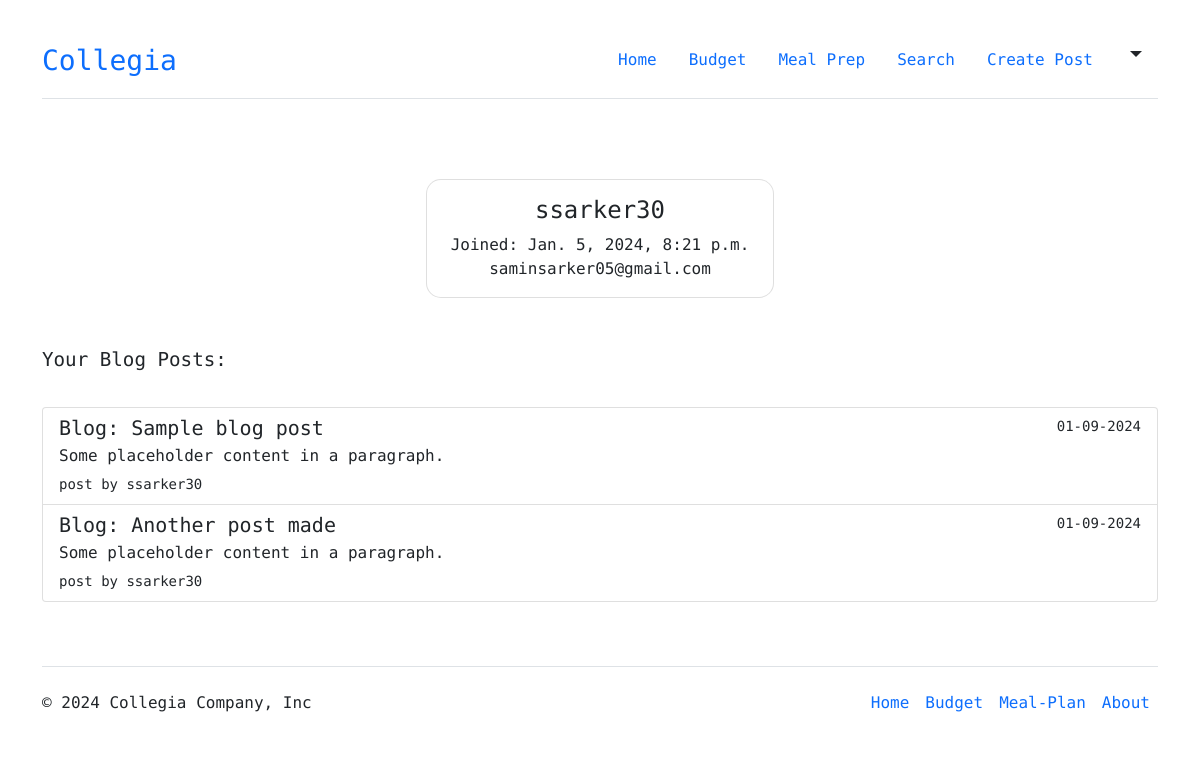
The app's page /profile/ (signed in), older data.
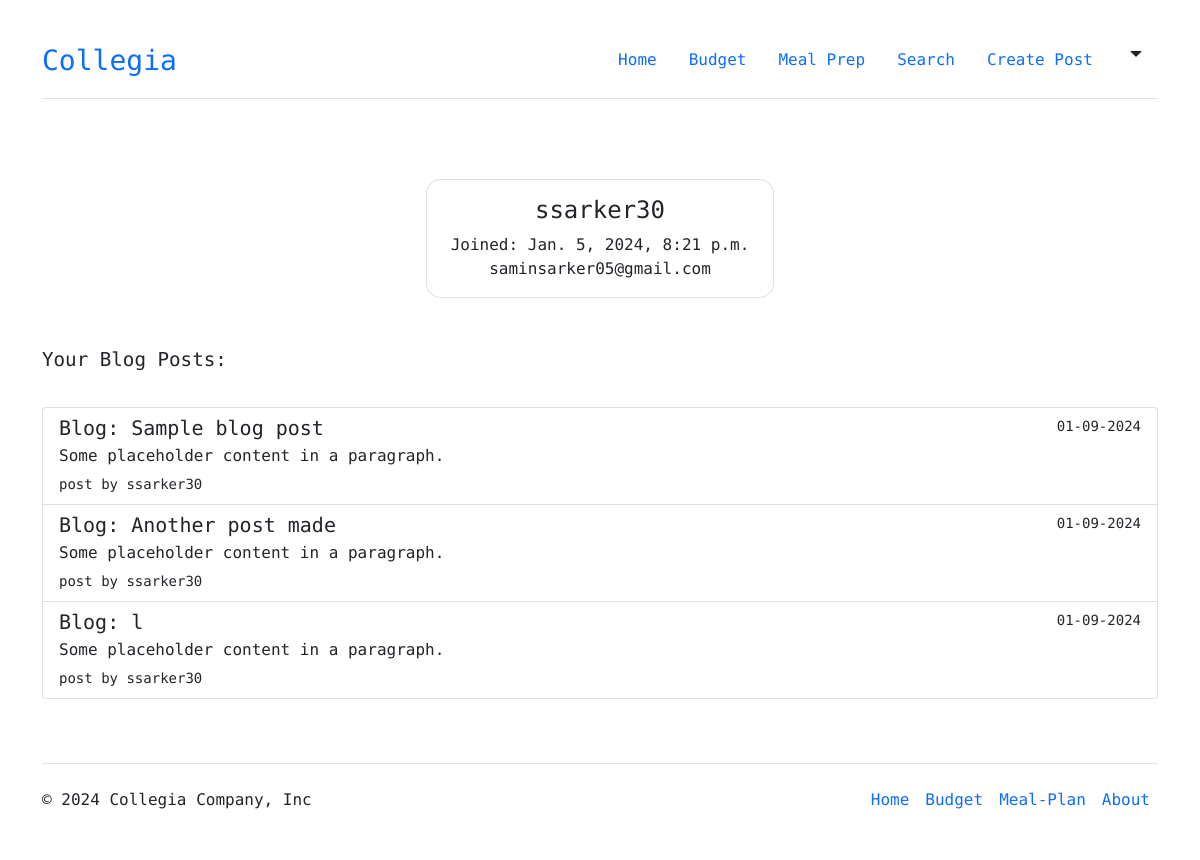
The same page, newer data.
### core/models.py (models this page shows, shortened)
class Post(models.Model):
  title = models.CharField(max_length=100)
  content = models.TextField()
  date_posted = models.DateTimeField(default=timezone.now)
  author = models.ForeignKey(User, on_delete=models.CASCADE)

### users/views.py (the view)
# urls.py: path('profile/', user_views.profile, name="profile"),
@login_required
def profile(request):
  context = {
    'posts': Post.objects.filter(author__username__icontains=request.user)
  }
  return render(request, 'users/profile.html', context)

### users/templates/users/profile.html
{% extends "core/base.html" %}
{% block content %}
  <div style="margin-bottom: 4em;">
  <div class="container py-5 h-100">
    <div class="row d-flex justify-content-center align-items-center h-100">
      <div class="col-md-12 col-xl-4">
        <div class="card" style="border-radius: 15px;">
          <div class="card-body text-center">
            <h4 class="mb-2">{{ user.username }}</h4>
            <h7> Joined: {{ user.date_joined }} </h7>
            <h7> {{ user.email }}  </h7>
          </div>
        </div>
      </div>
    </div>
  </div>
  <p style="font-size: 1.2em;"> Your Blog Posts: </p>
  <div class="list-group" style="margin-bottom: 4em; margin-top: 2em;">
    {% for post in posts %}
      <a href="{% url 'detail' post.id %}" class="list-group-item list-group-item-action" aria-current="true">
        <div class="d-flex w-100 justify-content-between">
          <h5 class="mb-1">Blog: {{ post.title }}</h5>
          <small>{{ post.date_posted|date:"m-d-Y" }}</small>
        </div>
        <p class="mb-1">Some placeholder content in a paragraph.</p>
        <small>post by {{ post.author }}</small>
      </a>
    {% endfor %}
  </div>
</div>
{% endblock content %}

Row changes from the older to the newer data that the page shows:
added Post: title "l", date_posted "01-09-2024", author "ssarker30"
